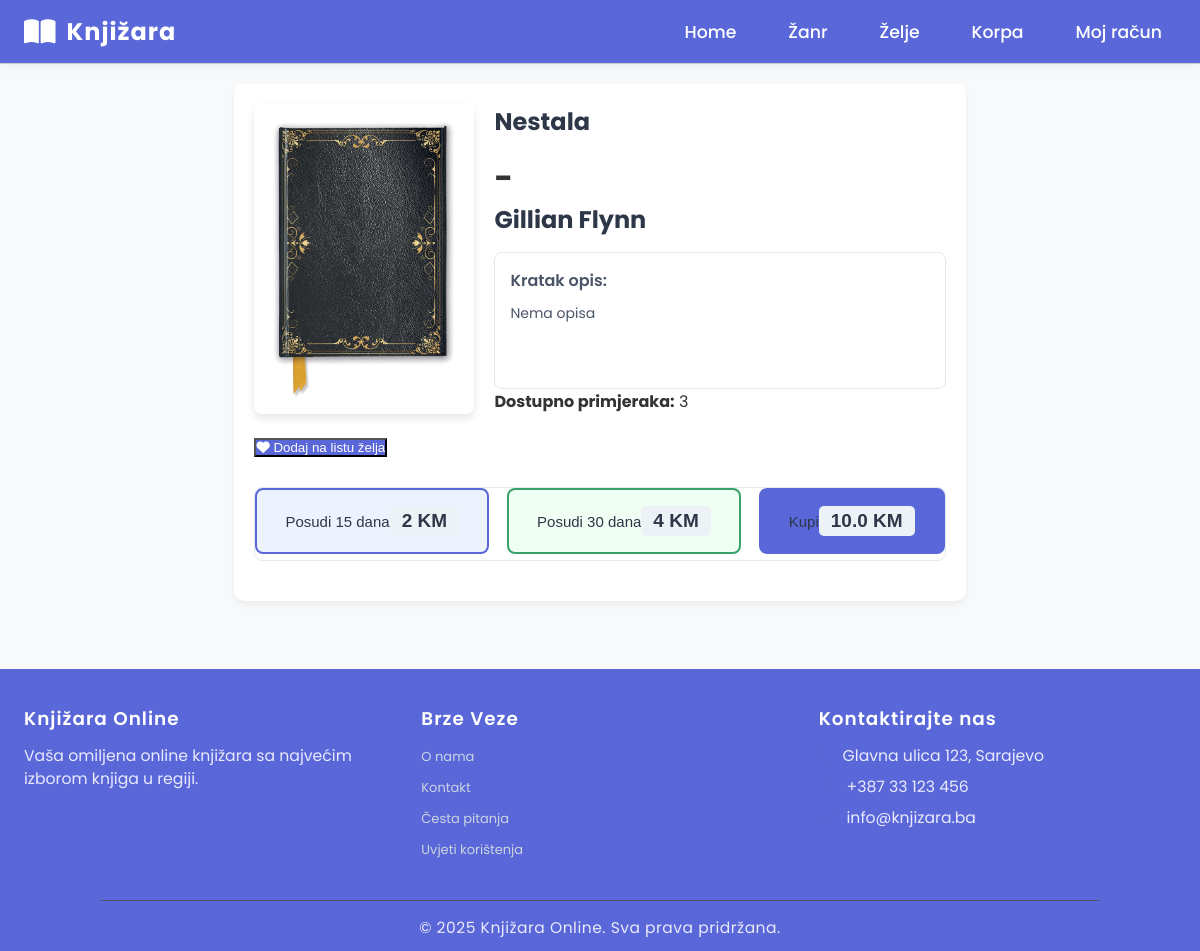
/knjiga/22, run on the app's committed database.
### models.py (models this page shows)
class Knjiga(Base):
    __tablename__ = "knjiga"
    id = Column(Integer, primary_key=True, index=True)
    naziv_djela = Column(String, nullable=False)
    autor = Column(String)
    opis = Column(String)
    cijena = Column(Float, nullable=False)
    cijena15 = Column(Float, nullable=True)
    cijena30 = Column(Float, nullable=True)
    stanje = Column(Integer)
    slika_url = Column(String, nullable=True)  # polje za URL slike ili putanju do slike
    kategorija_id = Column(Integer, ForeignKey("kategorija.id"))
    kategorija = relationship("Kategorija", back_populates="knjige")
    korpa = relationship("Korpa", back_populates="knjiga", cascade="all, delete")
    lista_zelja = relationship("ListaZelja", back_populates="knjiga", cascade="all, delete")
    posudbe = relationship("Posudba", back_populates="knjiga", cascade="all, delete")
    recenzije = relationship("Recenzija", back_populates="knjiga", cascade="all, delete")
    narudzba_stavke = relationship("NarudzbaStavka", back_populates="knjiga", cascade="all, delete")

### main.py (the view)
@app.get("/knjiga/{knjiga_id}", response_class=HTMLResponse)
def detalji_knjige(request: Request, knjiga_id: int, db: Session = Depends(get_db)):
    knjiga = db.query(Knjiga).filter(Knjiga.id == knjiga_id).first()
    if not knjiga:
        return templates.TemplateResponse(
            "404.html", {"request": request, "message": "Knjiga nije pronađena."}, status_code=404
        )
    slicne_knjige = db.query(Knjiga).filter(
        Knjiga.id != knjiga.id,
        Knjiga.kategorija_id == knjiga.kategorija_id
    ).limit(4).all()
    na_listi_zelja = False
    korisnik_id = request.session.get("korisnik_id")
    if korisnik_id:
        na_listi_zelja = db.query(ListaZelja).filter_by(korisnik_id=korisnik_id, knjiga_id=knjiga_id).first() is not None
    return templates.TemplateResponse(
        "knjiga.html", {"request": request, "knjiga": knjiga, "na_listi_zelja": na_listi_zelja}
    )

### templates/knjiga.html (shortened to what this page needs)
<!DOCTYPE html>
<html lang="hr">
<head>
    <link rel="stylesheet" href="{{ url_for('static', path='css/knjiga.css') }}">
    <link rel="stylesheet" href="https://cdnjs.cloudflare.com/ajax/libs/font-awesome/6.4.0/css/all.min.css">
</head>
<body>
    <div id="navbar-container">
        {% include 'navbar.html' %}
    </div>
    <main>
        <div class="book-container">
            <div class="book-header">
                <div class="book-image">
                    <img src="{{ knjiga.slika_url or url_for('static', path='img/default-book.png') }}" alt="Knjiga">
                </div>
                <div class="book-info">
                    <h1 class="book-title">{{ knjiga.naziv_djela }}</h1>
                    <h1> - </h1>
                    <h1 class="book-title">{{ knjiga.autor }}</h1>
                    <div class="book-description">
                        <h3>Kratak opis:</h3>
                        <p>{{ knjiga.opis or "Nema opisa za ovu knjigu." }}</p>
                    </div>
                    <p><strong>Dostupno primjeraka:</strong> {{ knjiga.stanje or Nepoznato }}</p>
                </div>
            </div>
                <form action="/zelje/dodaj" method="post" style="display:inline;">
        <button type="submit" class="action-btn" style="background:#5a67d8; color:#fff;">
            <i class="fas fa-heart"></i> Dodaj na listu želja
        </button>
    </form>
            <div class="book-options" style="display: flex; gap: 18px; margin-top: 28px; flex-wrap: wrap;">
    <form action="/korpa/dodaj" method="post">
        <button type="submit" class="option" style="
            background: #edf2ff;
            color: #5a67d8;
            border: 2px solid #5a67d8;
            border-radius: 8px;
            padding: 16px 28px;
            font-size: 1.08em;
            font-weight: 600;
            cursor: pointer;
            transition: background 0.18s, color 0.18s, border 0.18s;
            margin-bottom: 6px;
            min-width: 170px;
        ">
            <span class="option-text">Posudi 15 dana</span><br>
            <span class="option-price" style="font-size:1.1em;">{{ (knjiga.cijena15 or 0)|round(2) }} KM</span>
        </button>
    </form>
    <form action="/korpa/dodaj" method="post">
        <button type="submit" class="option" style="
            background: #f0fff4;
            color: #38a169;
            border: 2px solid #38a169;
            border-radius: 8px;
            padding: 16px 28px;
            font-size: 1.08em;
            font-weight: 600;
            cursor: pointer;
            transition: background 0.18s, color 0.18s, border 0.18s;
            margin-bottom: 6px;
            min-width: 170px;
        ">
            <span class="option-text">Posudi 30 dana</span><br>
            <span class="option-price" style="font-size:1.1em;">{{ (knjiga.cijena30 or 0)|round(2) }} KM</span>
        </button>
    </form>
    <form action="/korpa/dodaj" method="post">
        <button type="submit" class="option" style="
            background: #5a67d8;
            color: #fff;
            border: 2px solid #5a67d8;
            border-radius: 8px;
            padding: 16px 28px;
            font-size: 1.08em;
            font-weight: 600;
            cursor: pointer;
            transition: background 0.18s, color 0.18s, border 0.18s;
            margin-bottom: 6px;
            min-width: 170px;
        ">
            <span class="option-text">Kupi</span><br>
            <span class="option-price" style="font-size:1.1em;">{{ (knjiga.cijena or 0)|round(2) }} KM</span>
        </button>
    </form>
</div>
        </div>
    </main>
    <div id="footer-container">
        {% include 'footer.html' %}
    </div>
</body>
</html>

### static/css/knjiga.css (style rules this page uses)
* { margin: 0; padding: 0; box-sizing: border-box; }
body { font-family: 'Poppins', sans-serif; min-height: 100vh; display: flex; flex-direction: column; background-color: #f8f9fa; color: #333; }
main { flex: 1; max-width: 1000px; margin: 0 auto; padding: 20px; }
.book-container { background-color: #fff; border-radius: 10px; box-shadow: 0 4px 6px rgba(0, 0, 0, 0.05); overflow: hidden; padding: 20px; }
.book-header { display: grid; grid-template-columns: 220px 1fr; gap: 20px; margin-bottom: 20px; }
.book-image { width: 100%; border-radius: 8px; overflow: hidden; box-shadow: 0 4px 8px rgba(0, 0, 0, 0.1); }
.book-image img { width: 100%; height: 300px; object-fit: cover; display: block; }
.book-info { display: flex; flex-direction: column; }
.book-title { font-size: 24px; font-weight: 700; color: #2d3748; margin-bottom: 15px; }
.book-description { border: 1px solid #e2e8f0; border-radius: 8px; padding: 15px; height: 100%; }
.book-description h3 { font-size: 16px; font-weight: 600; color: #4a5568; margin-bottom: 10px; }
.book-description p { font-size: 14px; line-height: 1.5; color: #4a5568; }
.book-options { border: 1px solid #e2e8f0; border-radius: 8px; margin-bottom: 20px; }
.option { display: flex; justify-content: space-between; align-items: center; padding: 12px 15px; cursor: pointer; transition: background-color 0.3s ease; }
.option-text { font-size: 15px; font-weight: 500; color: #2d3748; }
.option-price { font-size: 15px; font-weight: 700; color: #2d3748; background-color: #edf2f7; padding: 4px 12px; border-radius: 5px; }

### data on the page
Knjiga: naziv_djela "Nestala", autor "Gillian Flynn", opis "Nema opisa", stanje "3", cijena15 "2", cijena30 "4", cijena "10.0"
